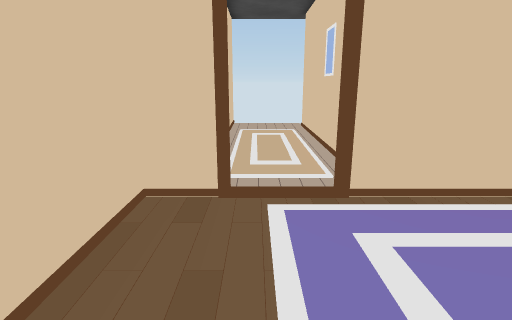
[1] (above)

13 first-person views from a walk through a scene from a Unity 3-D project. The camera is 1.4 m above the floor, tilts 14° down and sees 80° across. Doors are open. The floor is counted in squares, 0.5 m on a side. Each view is taken from the middle of a square. On the plan, view 1 faces up. The plan holds only what a view shows up to about 20 squares ahead; the rest is blank. The player character is not drawn. Some animated figures are not drawn.

[2]
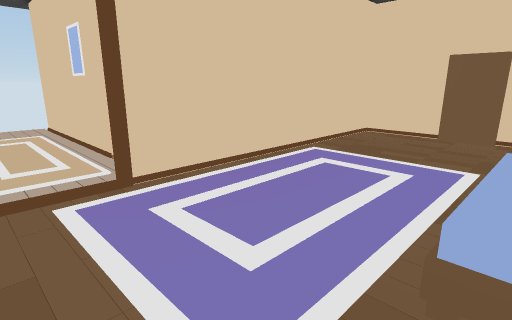

[3]
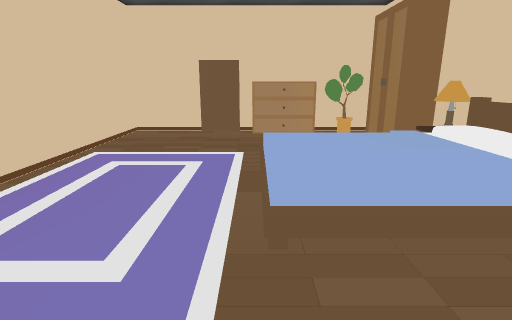

[4]
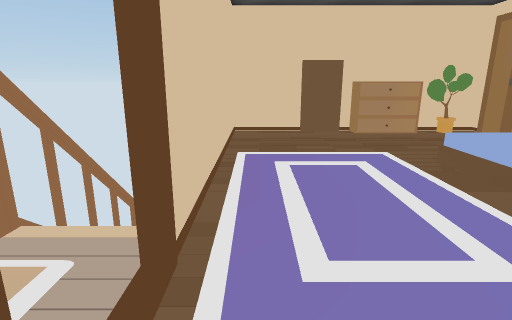

[5]
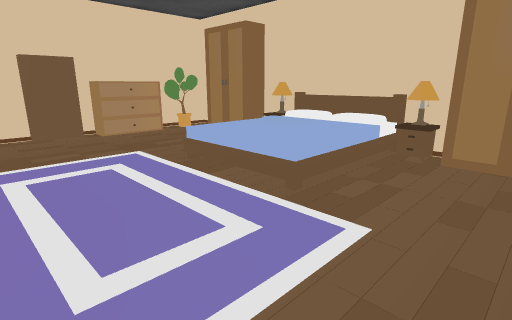

[6]
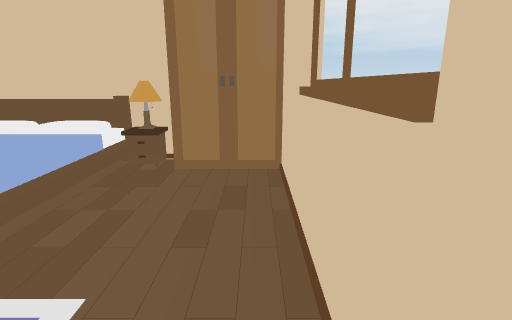

[7]
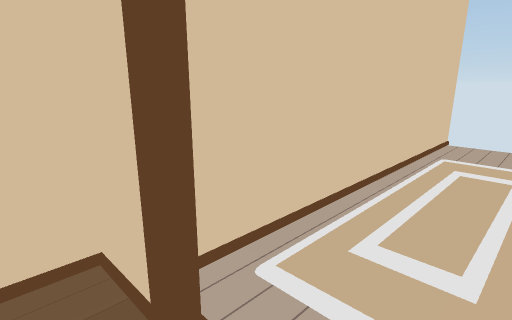

[8]
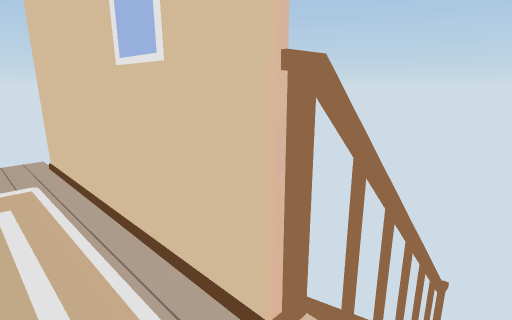

[9]
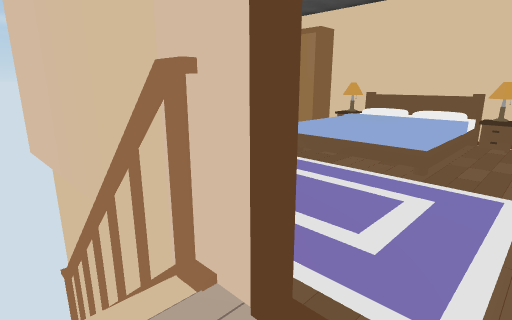

[10]
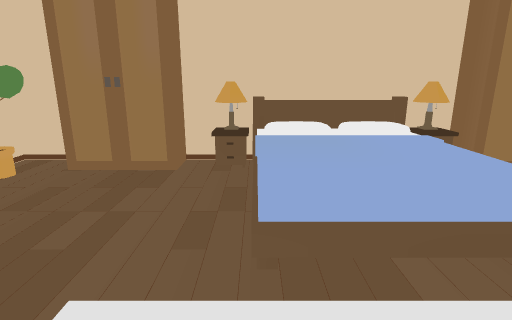

[11]
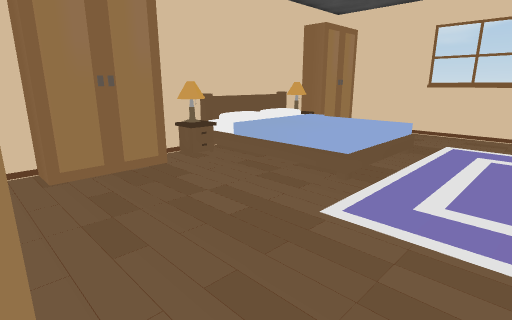

[12]
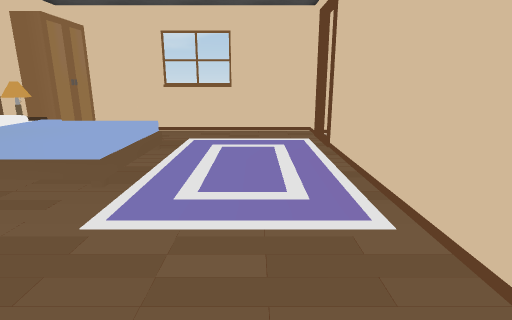

[13]
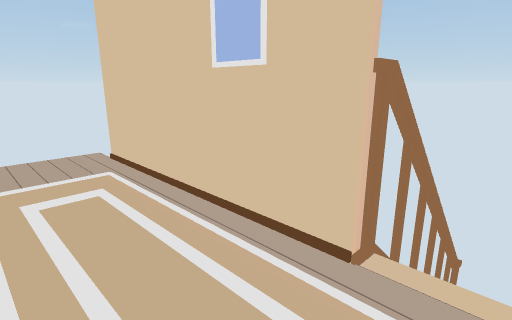

### Floor plan
Key: @ floor where view 1 was taken; # wall or solid block; x gap in a wall; . main floor; : floor 0.5 m higher than the main floor; + floor 0.75 m higher than the main floor; / step, stairs or slope; D open door; ^ raised ledge; B bed; N nightstand; O other object.
Columns run from 3 left of view 1 to 17 right of it. Each row starts with its distance up from view 1.
 22  # ...
 21  #....x
 20  #....#
 19  #....#
 18  #....#
 17  #....#
 16  #....#
 15  #....#
 14  #....#
 13  #....#
 12  #....#
 11  #....#xxxxxxxxx#
 10  #...../
  9  #...../
  8  ##DDD############
  7 ###DDD###############
  6 #...................#
  5 #...................#
  4 #...................#
  3 #..................##
  2 #..................##
  1 #..................##
  0 #..@../..../.......^#
 -1 #...../    /.......^#
 -2 #...../    /.......^#
 -3 #...../    /.......^#
 -4 #...../    /.......O#
 -5 #...../    /........#
 -6 ####NN+    :N ####..#
 -7    ##NB####BN##  ####

Positions as (right, up) in squares from view 1, and headings:
1: (0, 0), facing up
2: (-1, -1), facing up-right
3: (-2, 0), facing right
4: (-2, 6), facing right
5: (-2, 6), facing down-right
6: (-2, 4), facing down
7: (2, 6), facing up-left
8: (1, 9), facing up-right
9: (0, 10), facing down-right
10: (8, 4), facing down
11: (16, 4), facing down-left
12: (16, 4), facing left
13: (-1, 9), facing up-right
